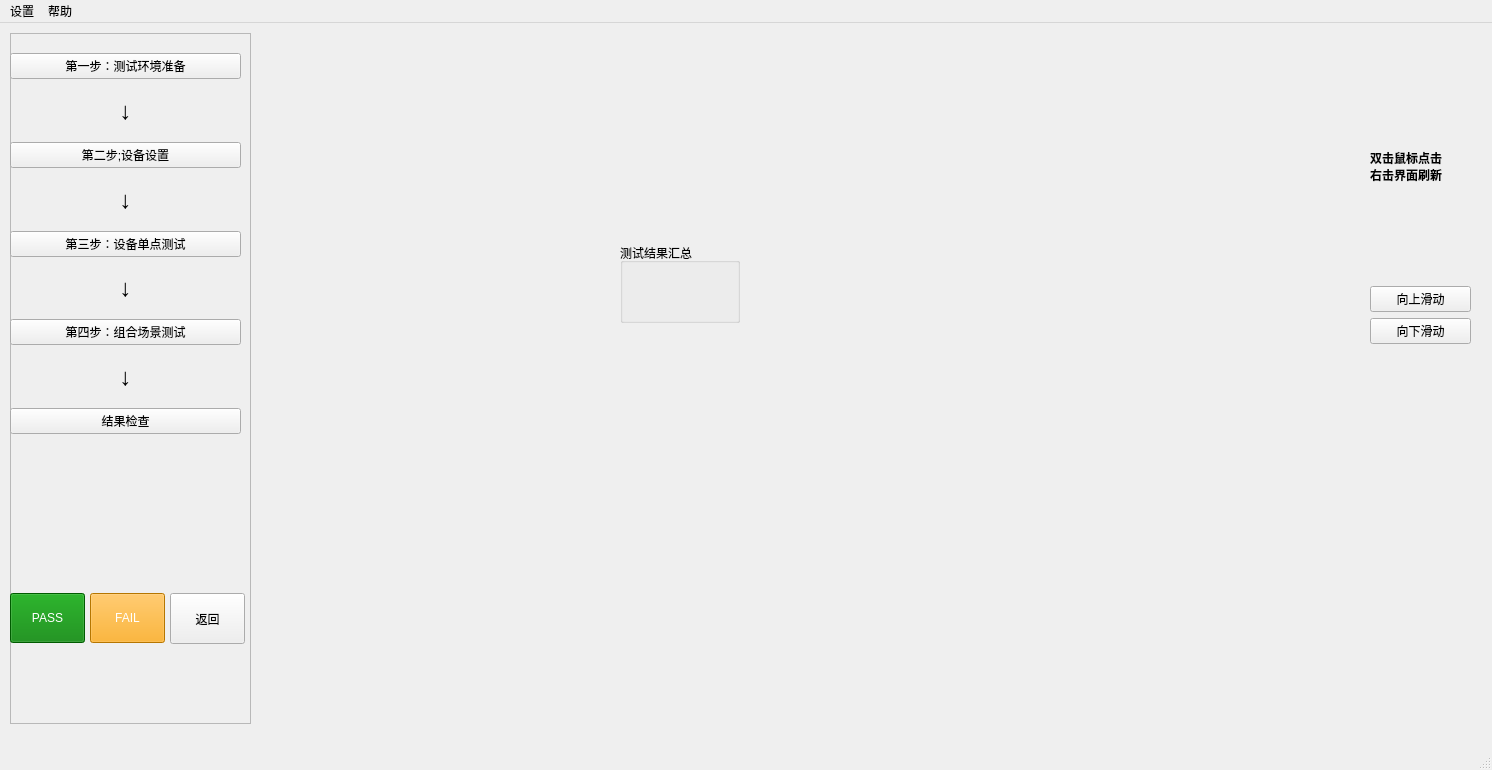
<?xml version="1.0" encoding="UTF-8"?>
<ui version="4.0">
 <class>MainWindow</class>
 <widget class="QMainWindow" name="MainWindow">
  <property name="geometry">
   <rect>
    <x>0</x>
    <y>0</y>
    <width>1492</width>
    <height>770</height>
   </rect>
  </property>
  <property name="windowTitle">
   <string>酒店产测调试工具</string>
  </property>
  <widget class="QWidget" name="centralwidget">
   <widget class="QFrame" name="frame">
    <property name="geometry">
     <rect>
      <x>10</x>
      <y>10</y>
      <width>241</width>
      <height>691</height>
     </rect>
    </property>
    <property name="frameShape">
     <enum>QFrame::StyledPanel</enum>
    </property>
    <property name="frameShadow">
     <enum>QFrame::Raised</enum>
    </property>
    <widget class="QPushButton" name="pass_button">
     <property name="enabled">
      <bool>true</bool>
     </property>
     <property name="geometry">
      <rect>
       <x>0</x>
       <y>560</y>
       <width>75</width>
       <height>50</height>
      </rect>
     </property>
     <property name="sizePolicy">
      <sizepolicy hsizetype="Minimum" vsizetype="Preferred">
       <horstretch>0</horstretch>
       <verstretch>0</verstretch>
      </sizepolicy>
     </property>
     <property name="minimumSize">
      <size>
       <width>0</width>
       <height>50</height>
      </size>
     </property>
     <property name="styleSheet">
      <string notr="true">background-color: green; color: white;</string>
     </property>
     <property name="text">
      <string>PASS</string>
     </property>
    </widget>
    <widget class="QPushButton" name="fail_button">
     <property name="enabled">
      <bool>true</bool>
     </property>
     <property name="geometry">
      <rect>
       <x>80</x>
       <y>560</y>
       <width>75</width>
       <height>50</height>
      </rect>
     </property>
     <property name="sizePolicy">
      <sizepolicy hsizetype="Minimum" vsizetype="Preferred">
       <horstretch>0</horstretch>
       <verstretch>0</verstretch>
      </sizepolicy>
     </property>
     <property name="minimumSize">
      <size>
       <width>0</width>
       <height>50</height>
      </size>
     </property>
     <property name="styleSheet">
      <string notr="true">background-color: orange; color: white;</string>
     </property>
     <property name="text">
      <string>FAIL</string>
     </property>
    </widget>
    <widget class="QWidget" name="verticalLayoutWidget">
     <property name="geometry">
      <rect>
       <x>0</x>
       <y>20</y>
       <width>231</width>
       <height>381</height>
      </rect>
     </property>
     <layout class="QVBoxLayout" name="verticalLayout">
      <item>
       <widget class="QPushButton" name="step1">
        <property name="font">
         <font>
          <family>宋体</family>
         </font>
        </property>
        <property name="styleSheet">
         <string notr="true"/>
        </property>
        <property name="text">
         <string>第一步：测试环境准备</string>
        </property>
       </widget>
      </item>
      <item>
       <widget class="QLabel" name="arrow1">
        <property name="font">
         <font>
          <family>Arial</family>
          <pointsize>18</pointsize>
          <weight>75</weight>
          <bold>true</bold>
         </font>
        </property>
        <property name="text">
         <string>↓</string>
        </property>
        <property name="alignment">
         <set>Qt::AlignCenter</set>
        </property>
       </widget>
      </item>
      <item>
       <widget class="QPushButton" name="step2">
        <property name="styleSheet">
         <string notr="true"/>
        </property>
        <property name="text">
         <string>第二步;设备设置</string>
        </property>
       </widget>
      </item>
      <item>
       <widget class="QLabel" name="arrow1_2">
        <property name="font">
         <font>
          <family>Arial</family>
          <pointsize>18</pointsize>
          <weight>75</weight>
          <bold>true</bold>
         </font>
        </property>
        <property name="text">
         <string>↓</string>
        </property>
        <property name="alignment">
         <set>Qt::AlignCenter</set>
        </property>
       </widget>
      </item>
      <item>
       <widget class="QPushButton" name="step3">
        <property name="styleSheet">
         <string notr="true"/>
        </property>
        <property name="text">
         <string>第三步：设备单点测试</string>
        </property>
       </widget>
      </item>
      <item>
       <widget class="QLabel" name="arrow1_3">
        <property name="font">
         <font>
          <family>Arial</family>
          <pointsize>18</pointsize>
          <weight>75</weight>
          <bold>true</bold>
         </font>
        </property>
        <property name="text">
         <string>↓</string>
        </property>
        <property name="alignment">
         <set>Qt::AlignCenter</set>
        </property>
       </widget>
      </item>
      <item>
       <widget class="QPushButton" name="step4">
        <property name="styleSheet">
         <string notr="true"/>
        </property>
        <property name="text">
         <string>第四步：组合场景测试</string>
        </property>
       </widget>
      </item>
      <item>
       <widget class="QLabel" name="arrow1_4">
        <property name="font">
         <font>
          <family>Arial</family>
          <pointsize>18</pointsize>
          <weight>75</weight>
          <bold>true</bold>
         </font>
        </property>
        <property name="text">
         <string>↓</string>
        </property>
        <property name="alignment">
         <set>Qt::AlignCenter</set>
        </property>
       </widget>
      </item>
      <item>
       <widget class="QPushButton" name="step5">
        <property name="styleSheet">
         <string notr="true"/>
        </property>
        <property name="text">
         <string>结果检查</string>
        </property>
       </widget>
      </item>
     </layout>
    </widget>
    <widget class="QPushButton" name="back_button">
     <property name="enabled">
      <bool>true</bool>
     </property>
     <property name="geometry">
      <rect>
       <x>160</x>
       <y>560</y>
       <width>75</width>
       <height>51</height>
      </rect>
     </property>
     <property name="sizePolicy">
      <sizepolicy hsizetype="Minimum" vsizetype="Preferred">
       <horstretch>0</horstretch>
       <verstretch>0</verstretch>
      </sizepolicy>
     </property>
     <property name="minimumSize">
      <size>
       <width>0</width>
       <height>50</height>
      </size>
     </property>
     <property name="styleSheet">
      <string notr="true"/>
     </property>
     <property name="text">
      <string>返回</string>
     </property>
    </widget>
   </widget>
   <widget class="QStackedWidget" name="stacked_widget">
    <property name="geometry">
     <rect>
      <x>270</x>
      <y>0</y>
      <width>1091</width>
      <height>751</height>
     </rect>
    </property>
    <property name="currentIndex">
     <number>4</number>
    </property>
    <widget class="QWidget" name="page">
     <widget class="QFrame" name="right_frame">
      <property name="enabled">
       <bool>true</bool>
      </property>
      <property name="geometry">
       <rect>
        <x>10</x>
        <y>20</y>
        <width>1091</width>
        <height>531</height>
       </rect>
      </property>
      <property name="frameShape">
       <enum>QFrame::StyledPanel</enum>
      </property>
      <property name="frameShadow">
       <enum>QFrame::Raised</enum>
      </property>
      <widget class="QWidget" name="horizontalLayoutWidget">
       <property name="geometry">
        <rect>
         <x>0</x>
         <y>10</y>
         <width>1111</width>
         <height>521</height>
        </rect>
       </property>
       <layout class="QHBoxLayout" name="right_layout">
        <item>
         <widget class="QGroupBox" name="groupBox_3">
          <property name="title">
           <string>检查结果</string>
          </property>
          <widget class="QTableWidget" name="result_table">
           <property name="geometry">
            <rect>
             <x>10</x>
             <y>20</y>
             <width>731</width>
             <height>441</height>
            </rect>
           </property>
           <attribute name="verticalHeaderDefaultSectionSize">
            <number>50</number>
           </attribute>
           <column>
            <property name="text">
             <string>操作提示</string>
            </property>
           </column>
           <column>
            <property name="text">
             <string>运行日志</string>
            </property>
           </column>
           <column>
            <property name="text">
             <string>结果</string>
            </property>
           </column>
          </widget>
          <widget class="QPushButton" name="run_button">
           <property name="enabled">
            <bool>true</bool>
           </property>
           <property name="geometry">
            <rect>
             <x>10</x>
             <y>470</y>
             <width>231</width>
             <height>50</height>
            </rect>
           </property>
           <property name="sizePolicy">
            <sizepolicy hsizetype="Minimum" vsizetype="Preferred">
             <horstretch>0</horstretch>
             <verstretch>0</verstretch>
            </sizepolicy>
           </property>
           <property name="minimumSize">
            <size>
             <width>0</width>
             <height>50</height>
            </size>
           </property>
           <property name="text">
            <string>开始检查</string>
           </property>
          </widget>
         </widget>
        </item>
       </layout>
      </widget>
     </widget>
    </widget>
    <widget class="QWidget" name="page_2">
     <widget class="QFrame" name="phone_frame">
      <property name="geometry">
       <rect>
        <x>-1</x>
        <y>19</y>
        <width>1121</width>
        <height>671</height>
       </rect>
      </property>
      <property name="frameShape">
       <enum>QFrame::StyledPanel</enum>
      </property>
      <property name="frameShadow">
       <enum>QFrame::Raised</enum>
      </property>
      <widget class="QTableWidget" name="result_table_2">
       <property name="geometry">
        <rect>
         <x>10</x>
         <y>10</y>
         <width>661</width>
         <height>221</height>
        </rect>
       </property>
       <property name="maximumSize">
        <size>
         <width>661</width>
         <height>16777215</height>
        </size>
       </property>
       <attribute name="verticalHeaderDefaultSectionSize">
        <number>50</number>
       </attribute>
       <row>
        <property name="text">
         <string>1</string>
        </property>
       </row>
       <row>
        <property name="text">
         <string>2</string>
        </property>
       </row>
       <column>
        <property name="text">
         <string>操作提示</string>
        </property>
       </column>
       <column>
        <property name="text">
         <string>运行日志</string>
        </property>
       </column>
       <column>
        <property name="text">
         <string>结果</string>
        </property>
       </column>
       <item row="0" column="0">
        <property name="text">
         <string>请在右侧界面选择房间信息后点击【已确定房间】按钮</string>
        </property>
       </item>
       <item row="1" column="0">
        <property name="text">
         <string>请在右侧界面点击搜索，添加设备</string>
        </property>
       </item>
      </widget>
      <widget class="QPushButton" name="confirm_room_btn">
       <property name="geometry">
        <rect>
         <x>590</x>
         <y>40</y>
         <width>75</width>
         <height>23</height>
        </rect>
       </property>
       <property name="text">
        <string>已确定房间</string>
       </property>
      </widget>
     </widget>
    </widget>
    <widget class="QWidget" name="page_3">
     <widget class="QLabel" name="video_label">
      <property name="geometry">
       <rect>
        <x>0</x>
        <y>0</y>
        <width>631</width>
        <height>731</height>
       </rect>
      </property>
      <property name="text">
       <string>TextLabel</string>
      </property>
     </widget>
     <widget class="QPushButton" name="start_button">
      <property name="geometry">
       <rect>
        <x>320</x>
        <y>660</y>
        <width>75</width>
        <height>23</height>
       </rect>
      </property>
      <property name="text">
       <string>开始检测</string>
      </property>
     </widget>
     <widget class="QPushButton" name="load_button">
      <property name="geometry">
       <rect>
        <x>400</x>
        <y>660</y>
        <width>75</width>
        <height>23</height>
       </rect>
      </property>
      <property name="text">
       <string>加载测试区</string>
      </property>
     </widget>
     <widget class="QPushButton" name="save_button">
      <property name="geometry">
       <rect>
        <x>480</x>
        <y>660</y>
        <width>75</width>
        <height>23</height>
       </rect>
      </property>
      <property name="text">
       <string>保存测试区</string>
      </property>
     </widget>
     <widget class="QLabel" name="status_label">
      <property name="geometry">
       <rect>
        <x>0</x>
        <y>640</y>
        <width>301</width>
        <height>16</height>
       </rect>
      </property>
      <property name="text">
       <string>状态</string>
      </property>
     </widget>
     <widget class="QLabel" name="status_label_2">
      <property name="geometry">
       <rect>
        <x>0</x>
        <y>660</y>
        <width>351</width>
        <height>21</height>
       </rect>
      </property>
      <property name="text">
       <string>第一步：左键点击红灯区域或【加载测试区】，设置测试点</string>
      </property>
     </widget>
     <widget class="QPushButton" name="delete_light_points">
      <property name="geometry">
       <rect>
        <x>560</x>
        <y>660</y>
        <width>75</width>
        <height>23</height>
       </rect>
      </property>
      <property name="text">
       <string>删除测试区</string>
      </property>
     </widget>
     <widget class="QLabel" name="status_label_3">
      <property name="geometry">
       <rect>
        <x>0</x>
        <y>690</y>
        <width>351</width>
        <height>21</height>
       </rect>
      </property>
      <property name="text">
       <string>第二步：点击已添加的设备，测试每一路</string>
      </property>
     </widget>
     <widget class="QPushButton" name="search_button">
      <property name="geometry">
       <rect>
        <x>230</x>
        <y>690</y>
        <width>75</width>
        <height>23</height>
       </rect>
      </property>
      <property name="text">
       <string>设备控制</string>
      </property>
     </widget>
    </widget>
    <widget class="QWidget" name="page_4">
     <widget class="QWidget" name="horizontalLayoutWidget_3">
      <property name="geometry">
       <rect>
        <x>9</x>
        <y>9</y>
        <width>731</width>
        <height>711</height>
       </rect>
      </property>
      <layout class="QHBoxLayout" name="page_4_layout">
       <item>
        <widget class="QLabel" name="video_label_2">
         <property name="text">
          <string>TextLabel</string>
         </property>
        </widget>
       </item>
      </layout>
     </widget>
    </widget>
    <widget class="QWidget" name="page_5">
     <widget class="QGroupBox" name="groupBox_6">
      <property name="geometry">
       <rect>
        <x>350</x>
        <y>220</y>
        <width>120</width>
        <height>80</height>
       </rect>
      </property>
      <property name="title">
       <string>测试结果汇总</string>
      </property>
     </widget>
    </widget>
   </widget>
   <widget class="QWidget" name="horizontalLayoutWidget_2">
    <property name="geometry">
     <rect>
      <x>1030</x>
      <y>30</y>
      <width>321</width>
      <height>661</height>
     </rect>
    </property>
    <layout class="QHBoxLayout" name="phone_layout"/>
   </widget>
   <widget class="QWidget" name="verticalLayoutWidget_2">
    <property name="geometry">
     <rect>
      <x>1370</x>
      <y>30</y>
      <width>101</width>
      <height>291</height>
     </rect>
    </property>
    <layout class="QVBoxLayout" name="phone_layout2">
     <item>
      <widget class="QLabel" name="label">
       <property name="font">
        <font>
         <family>微软雅黑</family>
         <weight>75</weight>
         <bold>true</bold>
        </font>
       </property>
       <property name="text">
        <string>双击鼠标点击
右击界面刷新</string>
       </property>
      </widget>
     </item>
     <item>
      <widget class="QPushButton" name="swipe_up_btn">
       <property name="text">
        <string>向上滑动</string>
       </property>
      </widget>
     </item>
     <item>
      <widget class="QPushButton" name="swipe_down_btn">
       <property name="text">
        <string>向下滑动</string>
       </property>
      </widget>
     </item>
    </layout>
   </widget>
  </widget>
  <widget class="QStatusBar" name="statusbar"/>
  <widget class="QMenuBar" name="menubar">
   <property name="geometry">
    <rect>
     <x>0</x>
     <y>0</y>
     <width>1492</width>
     <height>23</height>
    </rect>
   </property>
   <widget class="QMenu" name="menu">
    <property name="title">
     <string>设置</string>
    </property>
    <addaction name="actionOpen"/>
   </widget>
   <widget class="QMenu" name="help">
    <property name="title">
     <string>帮助</string>
    </property>
   </widget>
   <addaction name="menu"/>
   <addaction name="help"/>
  </widget>
  <action name="actionOpen">
   <property name="text">
    <string>Open</string>
   </property>
  </action>
 </widget>
 <resources/>
 <connections/>
</ui>
